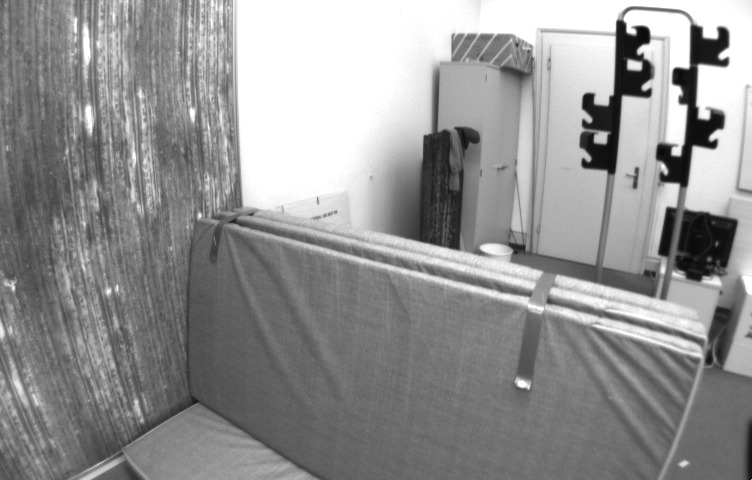
#> input picture 1.jpg, 752 x 480 px, found by its file name
$ python noMatrix.py
#> lines starting #> are read from the running program, lines starting #| are printed output that depends on the picture
import cv2
import matplotlib.pyplot as plt


img_path = r'C:\Users\AYÇA\Desktop\imageProcessing_Final\1.jpg'
img1_path = r'C:\Users\AYÇA\Desktop\imageProcessing_Final\2.jpg'
img2_path = r'C:\Users\AYÇA\Desktop\imageProcessing_Final\3.jpg'
img3_path = r'C:\Users\AYÇA\Desktop\imageProcessing_Final\4.jpg'

image1 = cv2.imread(img_path)
#> image1 is the input picture: shape (480, 752, 3); min 6, max 255, mean 146.3
image2 = cv2.imread(img1_path)
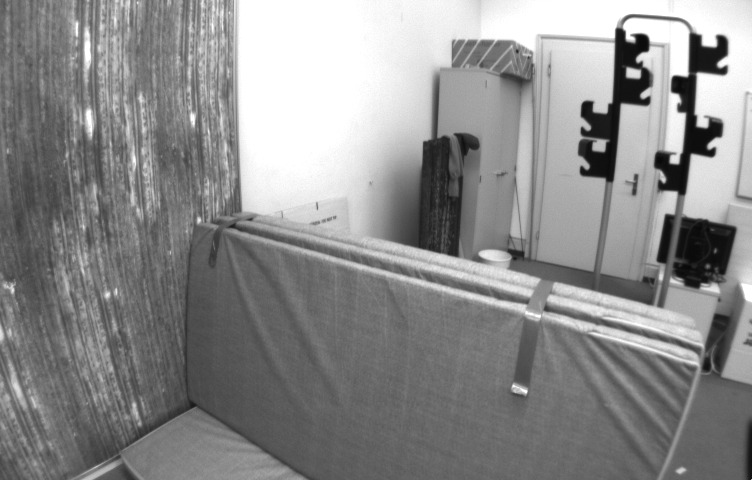
#> input picture 2.jpg, 752 x 480 px, found by its file name
#> image2 is the input picture: shape (480, 752, 3); min 7, max 255, mean 139.6
image3 = cv2.imread(img2_path)
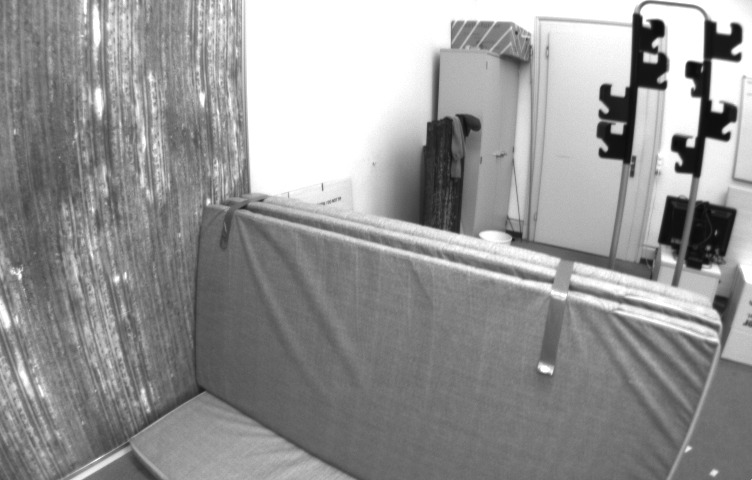
#> input picture 3.jpg, 752 x 480 px, found by its file name
#> image3 is the input picture: shape (480, 752, 3); min 9, max 255, mean 149.2
image4 = cv2.imread(img3_path)
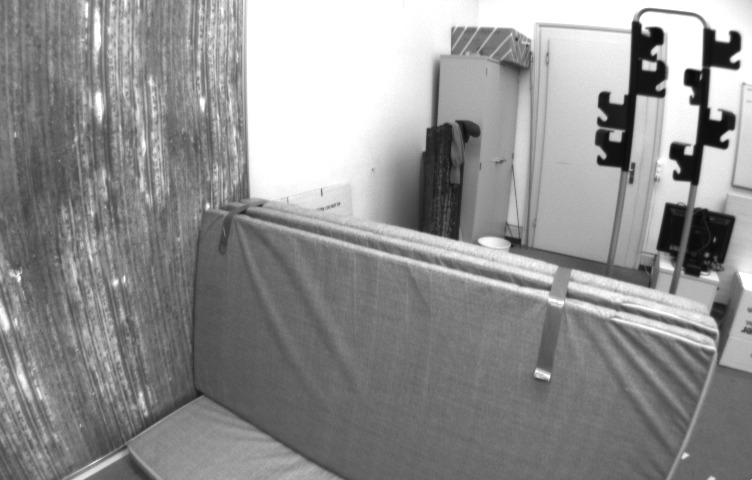
#> input picture 4.jpg, 752 x 480 px, found by its file name
#> image4 is the input picture: shape (480, 752, 3); min 9, max 255, mean 144.5

# Verify that the images have been successfully uploaded
if image1 is None or image2 is None or image3 is None or image4 is None:
    print("One or more images could not be uploaded.")
else:
    # Image processing and matching operations
    gray1 = cv2.cvtColor(image1, cv2.COLOR_BGR2GRAY)
    gray2 = cv2.cvtColor(image2, cv2.COLOR_BGR2GRAY)
    gray3 = cv2.cvtColor(image3, cv2.COLOR_BGR2GRAY)
    gray4 = cv2.cvtColor(image4, cv2.COLOR_BGR2GRAY)

    # Use the SIFT algorithm for image processing and matching
    sift = cv2.SIFT_create()

    # Keypoints and descriptors
    keypoints1, descriptors1 = sift.detectAndCompute(gray1, None)
#> keypoints1 = 1648 keypoints; strongest (x, y, size): (634, 65, 8.1), (707, 49, 24), (643, 35, 10.5), (686, 80, 15.9)
    keypoints2, descriptors2 = sift.detectAndCompute(gray2, None)
#> keypoints2 = 1548 keypoints; strongest (x, y, size): (633, 73, 8.1), (706, 57, 24), (642, 42, 10.7), (684, 87, 15.9)
    keypoints3, descriptors3 = sift.detectAndCompute(gray3, None)
#> keypoints3 = 1793 keypoints; strongest (x, y, size): (678, 143, 10.3), (720, 44, 21.9), (698, 74, 16.4), (617, 128, 8.4)
    keypoints4, descriptors4 = sift.detectAndCompute(gray4, None)
#> keypoints4 = 1696 keypoints; strongest (x, y, size): (719, 52, 22.2), (697, 81, 16.5), (657, 35, 10.6), (676, 151, 10.2)

# FLANN-based matcher
index_params = dict(algorithm=1, trees=5)
search_params = dict(checks=50)
flann = cv2.FlannBasedMatcher(index_params, search_params)

# Matching keypoints
matches1 = flann.knnMatch(descriptors1, descriptors2, k=2)
#> matches1 = 1648 matches
matches2 = flann.knnMatch(descriptors1, descriptors3, k=2)
#> matches2 = 1648 matches
matches3 = flann.knnMatch(descriptors1, descriptors4, k=2)
#> matches3 = 1648 matches

# Filtering matching points and selecting top 100 matches
good_matches1 = []
for m, n in matches1:
    if m.distance < 0.6 * n.distance:
        good_matches1.append(m)
#> after the loop, good_matches1 = 935 matches
good_matches1 = sorted(good_matches1, key=lambda x: x.distance)[:100]
#> good_matches1 = 100 matches

good_matches2 = []
for m, n in matches2:
    if m.distance < 0.6 * n.distance:
        good_matches2.append(m)
#> after the loop, good_matches2 = 853 matches
good_matches2 = sorted(good_matches2, key=lambda x: x.distance)[:100]
#> good_matches2 = 100 matches

good_matches3 = []
for m, n in matches3:
    if m.distance < 0.6 * n.distance:
        good_matches3.append(m)
#> after the loop, good_matches3 = 812 matches
good_matches3 = sorted(good_matches3, key=lambda x: x.distance)[:100]
#> good_matches3 = 100 matches

    # Visualizing matching points
img_matches1 = cv2.drawMatches(image1, keypoints1, image2, keypoints2,
                                   good_matches1, None, flags=cv2.DrawMatchesFlags_NOT_DRAW_SINGLE_POINTS)
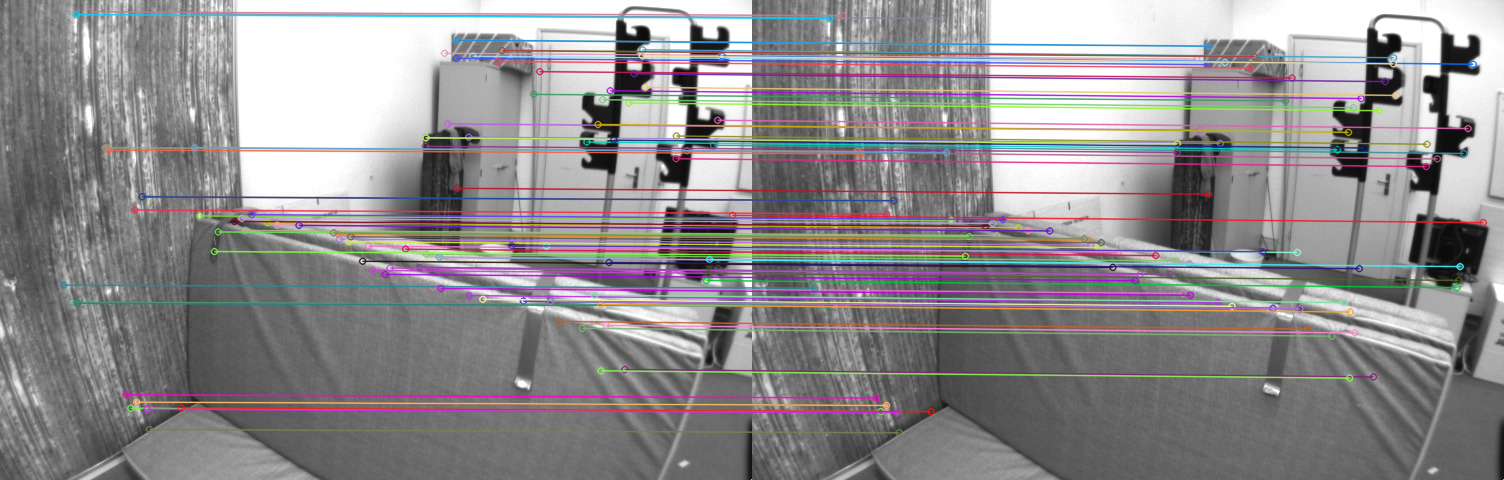
#> img_matches1: shape (480, 1504, 3); mean B, G, R 142.1, 140.3, 143.6
img_matches2 = cv2.drawMatches(image1, keypoints1, image3, keypoints3,
                                   good_matches2, None, flags=cv2.DrawMatchesFlags_NOT_DRAW_SINGLE_POINTS)
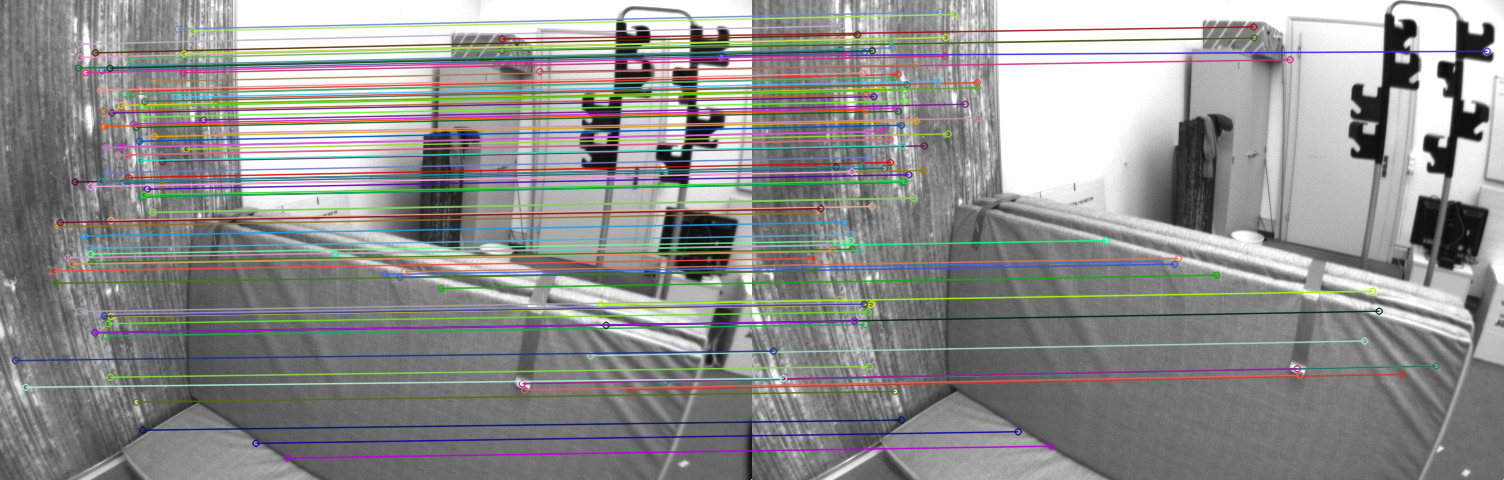
#> img_matches2: shape (480, 1504, 3); mean B, G, R 142.1, 143.4, 143.8
img_matches3 = cv2.drawMatches(image1, keypoints1, image4, keypoints4, good_matches3, None, flags=cv2.DrawMatchesFlags_NOT_DRAW_SINGLE_POINTS)
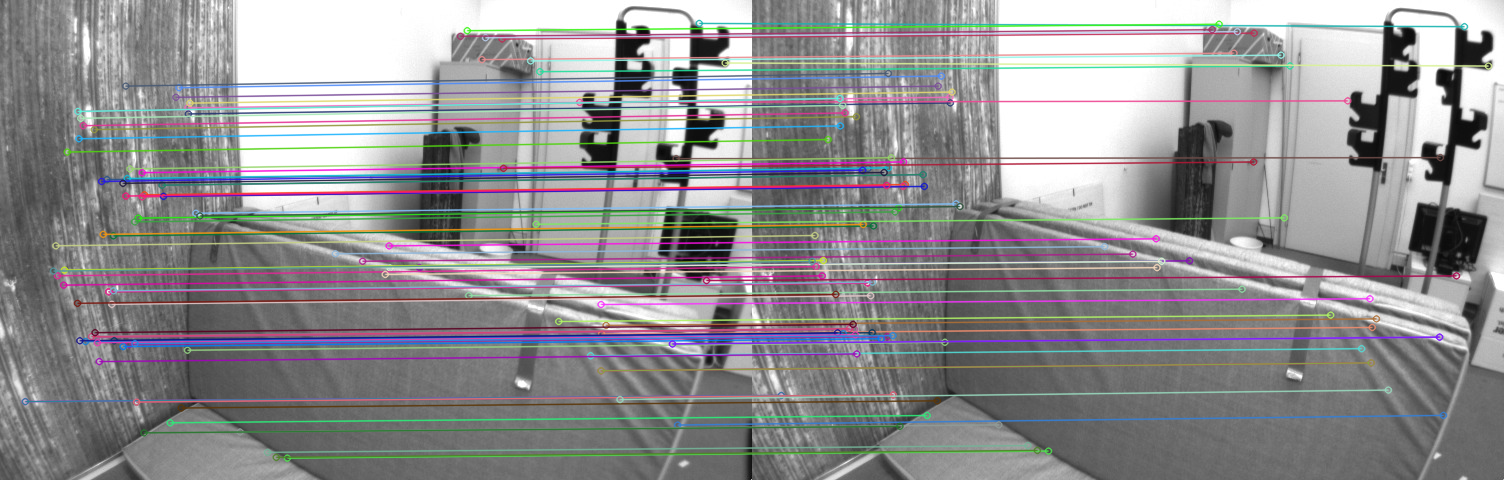
#> img_matches3: shape (480, 1504, 3); mean B, G, R 144.8, 143.1, 144.1

    # Show matching points
fig, axes = plt.subplots(1, 2, figsize=(10, 5))
axes[0].imshow(cv2.cvtColor(img_matches1, cv2.COLOR_BGR2RGB))
axes[0].axis('off')
axes[0].set_title('Matches between Image 1 and Image 2')

axes[1].imshow(cv2.cvtColor(img_matches2, cv2.COLOR_BGR2RGB))
axes[1].axis('off')
axes[1].set_title('Matches between Image 1 and Image 3')

plt.tight_layout()
plt.show()
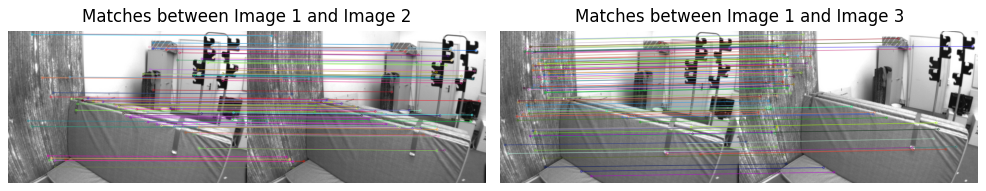
#> figure drawn by matplotlib, 2 panels
